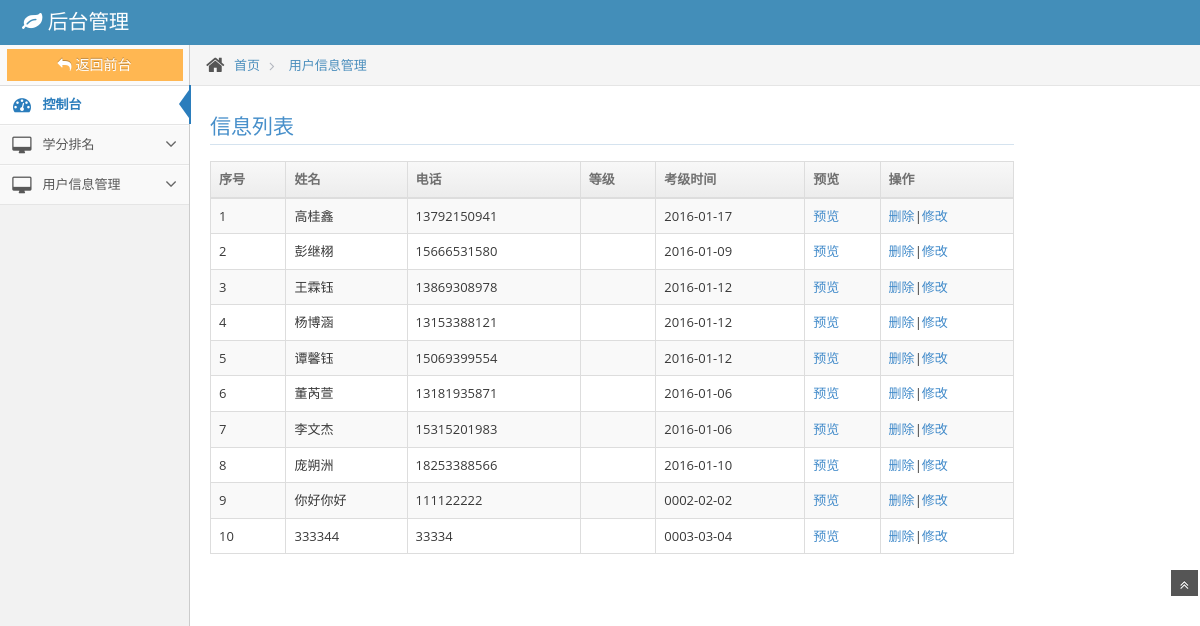
The app's page /index.php/home/show/comeinfo with its own data.
### tables this page shows
CREATE TABLE IF NOT EXISTS `user_info` (
  `infoid` int(10) NOT NULL AUTO_INCREMENT,
  `username` varchar(60) NOT NULL COMMENT '姓名',
  `school` varchar(60) NOT NULL COMMENT '学校',
  `grade` varchar(60) NOT NULL COMMENT '班级',
  `studyplace` varchar(60) NOT NULL COMMENT '学习地点',
  `phone` varchar(20) NOT NULL COMMENT '电话',
  `addtime` date NOT NULL COMMENT '报名时间',
  `moneytime` date NOT NULL COMMENT '续费日期',
  `remark` varchar(60) NOT NULL COMMENT '备注',
  PRIMARY KEY (`infoid`)
);

### app/controllers/Home.php (called while the page is built, shortened)
<?php
class Home extends CI_Controller{
    public function __construct()
    {
        $this->load->helper('url','form');
        $this->load->library('form_validation');
        $this->load->model('score_model');
    }
    public function show($page = 'comeinfo')
    {
        $info['info'] = $this->score_model->get_info($key=NULL);
        $info['info_items'] = $this->score_model->get_info($key);
        $this->load->view($page,$info);
    }
}

### index.php (called while the page is built, shortened)
<?php
require_once BASEPATH.'core/CodeIgniter.php';

### app/models/Score_model.php (called while the page is built, shortened)
<?php
class Score_model extends CI_Model
{
     public function get_info($infoid)
    {
        if($infoid=='')
        {
              $query = $this->db->get('user_info');
              return $query->result_array();
        }else{
              $query = $this->db->get_where('user_info', array('infoid' => $infoid));
              return $query->row_array();
        }
    }
}

### app/views/comeinfo.php (the view, shortened to what this page needs)
<!DOCTYPE html>
<html lang="en">
	<head>
		<link href='<?php echo base_url().'public/assets/css/bootstrap.min.css'?>' rel="stylesheet" />
		<link rel="stylesheet" href='<?php echo base_url().'public/assets/css/font-awesome.min.css'?>' />
		<link rel="stylesheet" href='<?php echo base_url().'public/assets/css/ace.min.css'?>' />
	</head>
	<body>
		<div class="navbar navbar-default" id="navbar">
			<div class="navbar-container" id="navbar-container">
				<div class="navbar-header pull-left">
					<a href="#" class="navbar-brand">
						<small>
							<i class="icon-leaf"></i>
							后台管理
						</small>
					</a>
				</div>
			</div>
		</div>
		<div class="main-container" id="main-container">
			<div class="main-container-inner">
				<div class="sidebar" id="sidebar">
					<div class="sidebar-shortcuts" id="sidebar-shortcuts">
						<div class="sidebar-shortcuts-large" id="sidebar-shortcuts-large">
						<a class="btn btn-warning" href="http://shengdongts.com">
								<i class="icon-reply"></i>返回前台
							</a>
						</div>
					</div>
					<ul class="nav nav-list">
						<li class="active">
							<a href="#">
								<i class="icon-dashboard"></i>
								<span class="menu-text"> 控制台 </span>
							</a>
						</li>
						<li>
							<a href="#" class="dropdown-toggle">
								<i class="icon-desktop"></i>
								<span class="menu-text">学分排名</span>
								<b class="arrow icon-angle-down"></b>
							</a>
						</li>
						<li>
							<a href="#" class="dropdown-toggle">
								<i class="icon-desktop"></i>
								<span class="menu-text">用户信息管理</span>
								<b class="arrow icon-angle-down"></b>
							</a>
						</li>
					</ul>
				</div>
				<div class="main-content">
					<div class="breadcrumbs" id="breadcrumbs">
						<ul class="breadcrumb">
							<li>
								<i class="icon-home home-icon"></i>
								<a href="#">首页</a>
							</li>
							<li>
								<a href="#">用户信息管理</a>
							</li>
						</ul>
					</div>
					<div class="page-content">
						<div class="row">
							<div class="col-xs-10">
								<h3 class="header smaller lighter blue">信息列表</h3>
								<div class="table-responsive">
									<table id="sample-table-2" class="table table-striped table-bordered table-hover">
										<thead>
											<tr>
												<th>序号</th>
												<th>姓名</th>
												<th>电话</th>
												<th>等级</th>
												<th>考级时间</th>
												<th>预览</th>
												<th>操作</th>
											</tr>
										</thead><?php $i=1;?>
										<tbody> <?php foreach ($info as $info_items): ?>
											<tr>
											<td><?php echo $i++;?></td>
											<td><?php echo $info_items['username']; ?></td>
											<td><?php echo $info_items['phone']; ?></td>
											<td><?php echo $info_items['rank']; ?></td>
											<td><?php echo $info_items['addtime']; ?></td>
											<td><a href="<?php echo site_url().'/home/viewInfo/'.$info_items['infoid'];?>">预览</a></td>
											<td><a href="<?php echo site_url().'/home/deleteInfo/'.$info_items['infoid']; ?>" onclick="return confirm('确定删除吗？')"  title="Delete">删除</a>|<a href="<?php echo site_url().'/home/updateInfo/'.$info_items['infoid']; ?>" >修改</a></td>
											</tr><?php endforeach; ?>
										</tbody>
									</table>
								</div>
					        </div>
				        </div>
					</div>
					<a href="#" id="btn-scroll-up" class="btn-scroll-up btn btn-sm btn-inverse">
						<i class="icon-double-angle-up icon-only bigger-110"></i>
					</a>
				</div>
	</body>
</html>

### records on screen
user_info: username "高桂鑫", phone "13792150941", addtime "2016-01-17"
user_info: username "彭继栩", phone "15666531580", addtime "2016-01-09"
user_info: username "王霖钰", phone "13869308978", addtime "2016-01-12"
user_info: username "杨博涵", phone "13153388121", addtime "2016-01-12"
user_info: username "谭馨钰", phone "15069399554", addtime "2016-01-12"
user_info: username "董芮萱", phone "13181935871", addtime "2016-01-06"
user_info: username "李文杰", phone "15315201983", addtime "2016-01-06"
user_info: username "庞朔洲", phone "18253388566", addtime "2016-01-10"
user_info: username "你好你好", phone "111122222", addtime "0002-02-02"
user_info: username "333344", phone "33334", addtime "0003-03-04"
